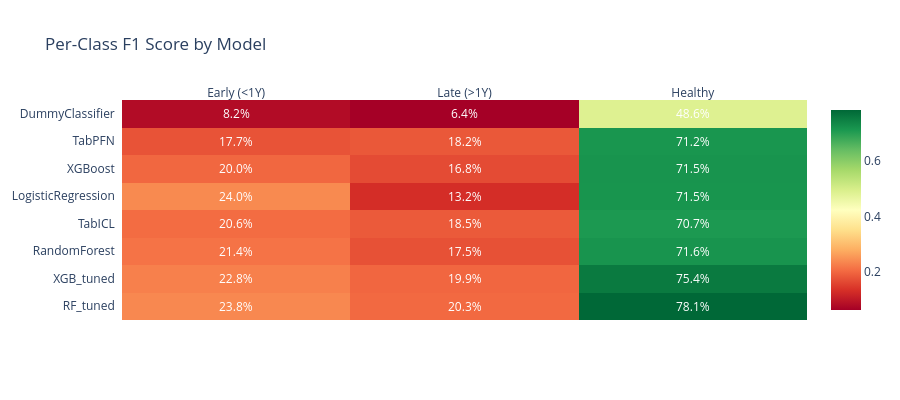

Here is the notebook cell this chart was saved with:
### Markdown cell above
## 4.3 Per-Class F1 Comparison

### Code cell
# Per-Class F1: Heatmap
class_cols = {
    'Early (<1Y)': 'f1_early_mean',
    'Late (>1Y - 3Y)': 'f1_late_mean',
    'Healthy': 'f1_healthy_mean'
}

# Build matrix
heatmap_data = []
models_sorted = df_summary.sort_values('f1_mean', ascending=False)['model'].tolist()

for model in models_sorted:
    row = df_summary[df_summary['model'] == model].iloc[0]
    heatmap_data.append([row[col] for col in class_cols.values()])

z = np.array(heatmap_data)
annot = [[f"{v:.1%}" for v in row] for row in z]

fig4 = ff.create_annotated_heatmap(
    z,
    x=list(class_cols.keys()),
    y=models_sorted,
    annotation_text=annot,
    colorscale='RdYlGn',
    showscale=True
)
fig4.update_layout(
    title='Per-Class F1 Score by Model',
    template='plotly_white',
    height=400
)
show_and_save(fig4, "benchmark_per_class_heatmap")

### Figure 1 — Plotly figure (JSON) as saved in the notebook; plotly's stock layout.template omitted (floating-point values rounded to 4 significant figures)
{"data": [{"colorscale": [[0, "rgb(165,0,38)"], [0.1, "rgb(215,48,39)"], [0.2, "rgb(244,109,67)"], [0.3, "rgb(253,174,97)"], [0.4, "rgb(254,224,139)"], [0.5, "rgb(255,255,191)"], [0.6, "rgb(217,239,139)"], [0.7, "rgb(166,217,106)"], [0.8, "rgb(102,189,99)"], [0.9, "rgb(26,152,80)"], [1, "rgb(0,104,55)"]], "reversescale": false, "showscale": true, "type": "heatmap", "x": ["Early (<1Y)", "Late (>1Y)", "Healthy"], "y": ["RF_tuned", "XGB_tuned", "RandomForest", "TabICL", "LogisticRegression", "XGBoost", "TabPFN", "DummyClassifier"], "z": [[0.2377, 0.2028, 0.7813], [0.2284, 0.1994, 0.7543], [0.214, 0.1747, 0.7159], [0.2059, 0.1854, 0.7074], [0.2395, 0.1316, 0.7146], [0.2, 0.1679, 0.7151], [0.1771, 0.1824, 0.7119], [0.08208, 0.06405, 0.4856]]}], "layout": {"annotations": [{"font": {"color": "#FFFFFF"}, "showarrow": false, "text": "23.8%", "x": "Early (<1Y)", "xref": "x", "y": "RF_tuned", "yref": "y"}, {"font": {"color": "#FFFFFF"}, "showarrow": false, "text": "20.3%", "x": "Late (>1Y)", "xref": "x", "y": "RF_tuned", "yref": "y"}, {"font": {"color": "#FFFFFF"}, "showarrow": false, "text": "78.1%", "x": "Healthy", "xref": "x", "y": "RF_tuned", "yref": "y"}, {"font": {"color": "#FFFFFF"}, "showarrow": false, "text": "22.8%", "x": "Early (<1Y)", "xref": "x", "y": "XGB_tuned", "yref": "y"}, {"font": {"color": "#FFFFFF"}, "showarrow": false, "text": "19.9%", "x": "Late (>1Y)", "xref": "x", "y": "XGB_tuned", "yref": "y"}, {"font": {"color": "#FFFFFF"}, "showarrow": false, "text": "75.4%", "x": "Healthy", "xref": "x", "y": "XGB_tuned", "yref": "y"}, {"font": {"color": "#FFFFFF"}, "showarrow": false, "text": "21.4%", "x": "Early (<1Y)", "xref": "x", "y": "RandomForest", "yref": "y"}, {"font": {"color": "#FFFFFF"}, "showarrow": false, "text": "17.5%", "x": "Late (>1Y)", "xref": "x", "y": "RandomForest", "yref": "y"}, {"font": {"color": "#FFFFFF"}, "showarrow": false, "text": "71.6%", "x": "Healthy", "xref": "x", "y": "RandomForest", "yref": "y"}, {"font": {"color": "#FFFFFF"}, "showarrow": false, "text": "20.6%", "x": "Early (<1Y)", "xref": "x", "y": "TabICL", "yref": "y"}, {"font": {"color": "#FFFFFF"}, "showarrow": false, "text": "18.5%", "x": "Late (>1Y)", "xref": "x", "y": "TabICL", "yref": "y"}, {"font": {"color": "#FFFFFF"}, "showarrow": false, "text": "70.7%", "x": "Healthy", "xref": "x", "y": "TabICL", "yref": "y"}, {"font": {"color": "#FFFFFF"}, "showarrow": false, "text": "24.0%", "x": "Early (<1Y)", "xref": "x", "y": "LogisticRegression", "yref": "y"}, {"font": {"color": "#FFFFFF"}, "showarrow": false, "text": "13.2%", "x": "Late (>1Y)", "xref": "x", "y": "LogisticRegression", "yref": "y"}, {"font": {"color": "#FFFFFF"}, "showarrow": false, "text": "71.5%", "x": "Healthy", "xref": "x", "y": "LogisticRegression", "yref": "y"}, {"font": {"color": "#FFFFFF"}, "showarrow": false, "text": "20.0%", "x": "Early (<1Y)", "xref": "x", "y": "XGBoost", "yref": "y"}, {"font": {"color": "#FFFFFF"}, "showarrow": false, "text": "16.8%", "x": "Late (>1Y)", "xref": "x", "y": "XGBoost", "yref": "y"}, {"font": {"color": "#FFFFFF"}, "showarrow": false, "text": "71.5%", "x": "Healthy", "xref": "x", "y": "XGBoost", "yref": "y"}, {"font": {"color": "#FFFFFF"}, "showarrow": false, "text": "17.7%", "x": "Early (<1Y)", "xref": "x", "y": "TabPFN", "yref": "y"}, {"font": {"color": "#FFFFFF"}, "showarrow": false, "text": "18.2%", "x": "Late (>1Y)", "xref": "x", "y": "TabPFN", "yref": "y"}, {"font": {"color": "#FFFFFF"}, "showarrow": false, "text": "71.2%", "x": "Healthy", "xref": "x", "y": "TabPFN", "yref": "y"}, {"font": {"color": "#FFFFFF"}, "showarrow": false, "text": "8.2%", "x": "Early (<1Y)", "xref": "x", "y": "DummyClassifier", "yref": "y"}, {"font": {"color": "#FFFFFF"}, "showarrow": false, "text": "6.4%", "x": "Late (>1Y)", "xref": "x", "y": "DummyClassifier", "yref": "y"}, {"font": {"color": "#FFFFFF"}, "showarrow": false, "text": "48.6%", "x": "Healthy", "xref": "x", "y": "DummyClassifier", "yref": "y"}], "height": 400, "title": {"text": "Per-Class F1 Score by Model"}, "xaxis": {"dtick": 1, "gridcolor": "rgb(0, 0, 0)", "side": "top", "ticks": ""}, "yaxis": {"dtick": 1, "ticks": "", "ticksuffix": "  "}}}
